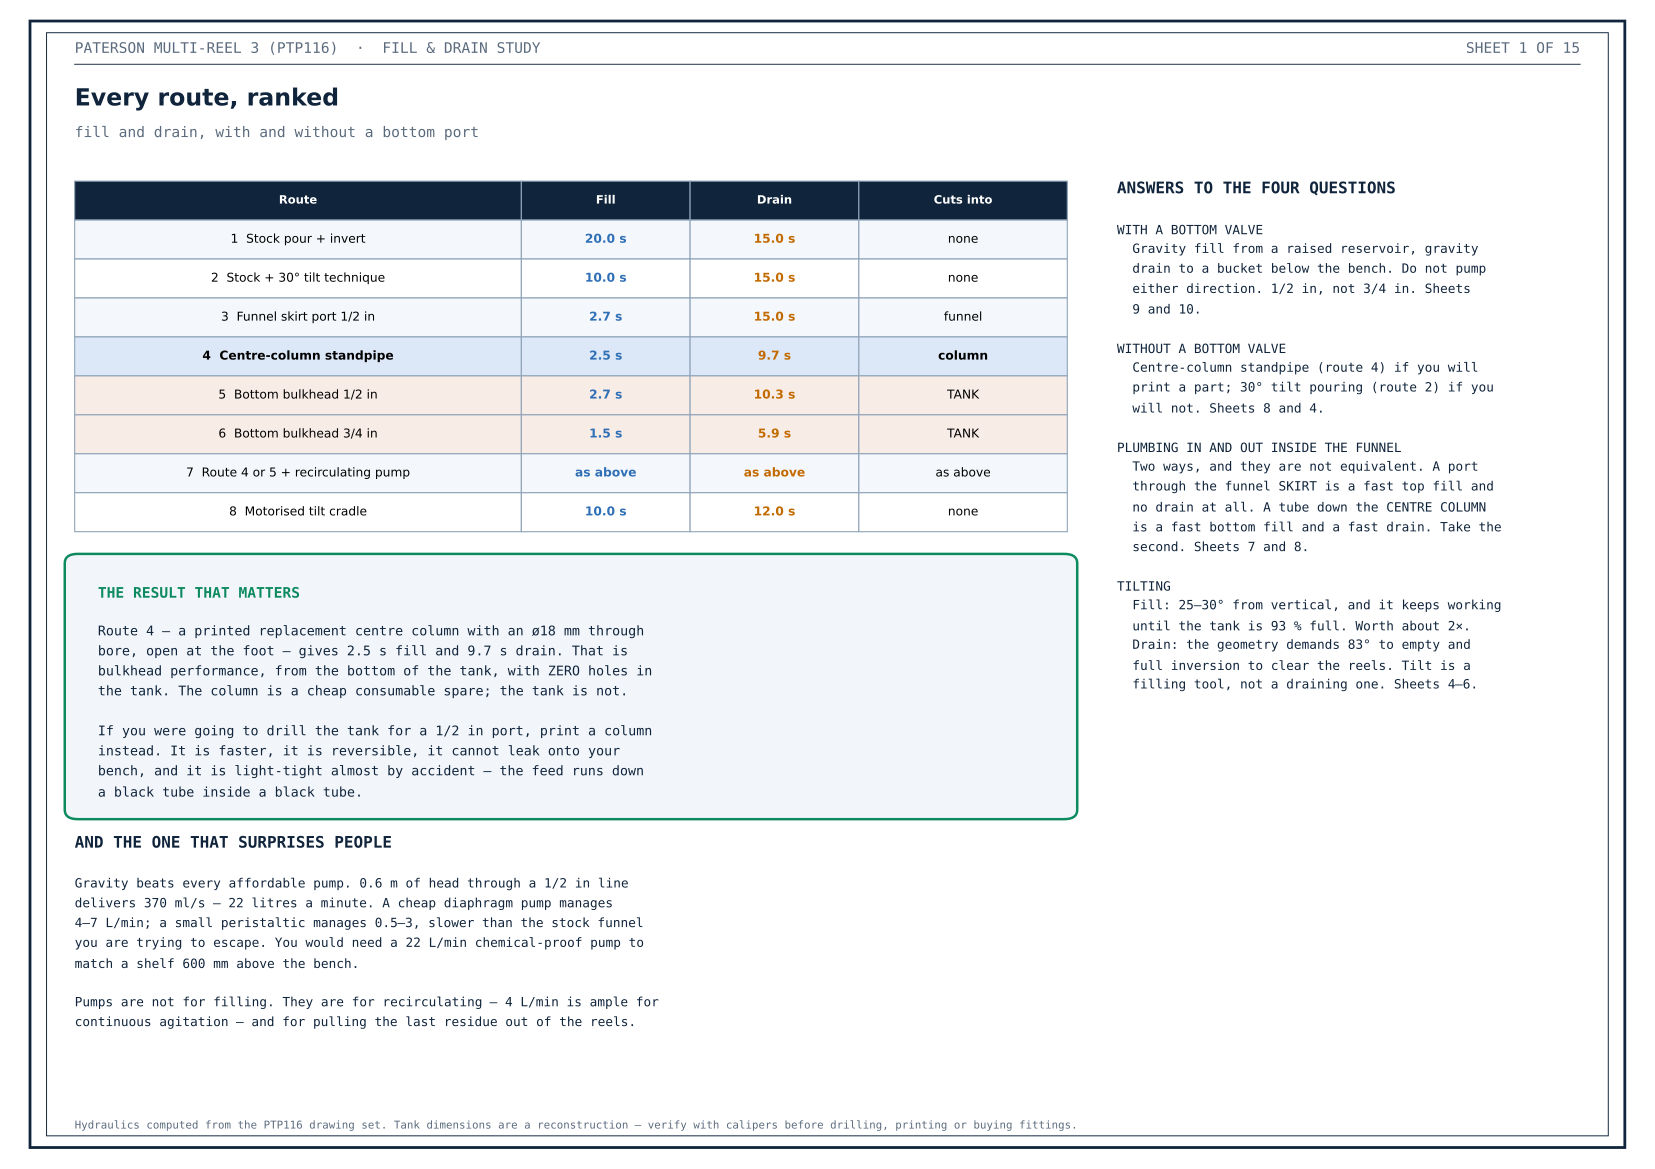

Python code for this plot:
"""
Paterson Super System 4 Multi-Reel 3 (PTP116)
Fill and drain study: every route, with and without a bottom port.

12-sheet A3 landscape PDF.
"""

import math
import matplotlib
matplotlib.use("Agg")
import matplotlib.pyplot as plt
from matplotlib.backends.backend_pdf import PdfPages
from matplotlib.patches import (Rectangle, Circle, Polygon, FancyBboxPatch,
                                Wedge, Arc)

INK, GREY, DIMC = "#10243b", "#5b6b7d", "#b3261e"
C1, C2, C3, C4 = "#2f6fb5", "#c26a00", "#8a4fbd", "#0e8a5f"   # validated 4-slot
HATCH, MONO, SURF = "#a8bcd2", "monospace", "#fcfcfb"

# ---------------------------------------------------------------------------
# Geometry (mm) and hydraulic model
# ---------------------------------------------------------------------------
G = 9.81
A_TANK = 65.5e-4          # m^2   free plan area of a loaded MR3
Z_FILL = 0.141            # m     working depth to the funnel underside
R_THROAT = 18.0           # mm    funnel throat radius - the spill lip
Z_MM = 141.0              # mm    working depth
H_RES = 0.60              # m     default reservoir surface above tank floor
CD_BULK = 0.55            # bulkhead + valve + 0.5 m hose
CD_PIPE = 0.45            # long tube inside the centre column


def q_grav(d_mm, H, cd=CD_BULK):
    a = math.pi * (d_mm / 1000.0) ** 2 / 4.0
    return cd * a * math.sqrt(2 * G * H)


def fill_time(d_mm, H=H_RES, z=Z_FILL, cd=CD_BULK):
    a = math.pi * (d_mm / 1000.0) ** 2 / 4.0
    return (A_TANK / (cd * a * math.sqrt(2 * G))) * 2.0 * (math.sqrt(H) - math.sqrt(H - z))


def drain_time(d_mm, z=Z_FILL, cd=CD_BULK):
    a = math.pi * (d_mm / 1000.0) ** 2 / 4.0
    return (A_TANK / (cd * a)) * math.sqrt(2 * z / G)


def tilt_to_spill(z_mean_mm):
    return math.degrees(math.atan((Z_MM - z_mean_mm) / R_THROAT))


def max_level_at_tilt(theta_deg):
    return Z_MM - R_THROAT * math.tan(math.radians(theta_deg))


ROUTES = [
    ("1  Stock pour + invert",          None, None,     20.0, 15.0, "none"),
    ("2  Stock + 30\u00b0 tilt technique",   None, None,     10.0, 15.0, "none"),
    ("3  Funnel skirt port 1/2 in",     15.8, CD_BULK,  None, 15.0, "funnel"),
    ("4  Centre-column standpipe",      18.0, CD_PIPE,  None, None, "column"),
    ("5  Bottom bulkhead 1/2 in",       15.8, CD_BULK,  None, None, "TANK"),
    ("6  Bottom bulkhead 3/4 in",       20.9, CD_BULK,  None, None, "TANK"),
]


def route_times(r):
    _, d, cd, f, dr, _ = r
    return (f if f is not None else fill_time(d, cd=cd),
            dr if dr is not None else drain_time(d, cd=cd))


# ---------------------------------------------------------------------------
# Sheet framework
# ---------------------------------------------------------------------------
NSHEET = 15


def new_sheet(n, title, subtitle):
    fig = plt.figure(figsize=(16.54, 11.69), dpi=150, facecolor="white")
    fig.patches.append(Rectangle((0.018, 0.018), 0.964, 0.964, transform=fig.transFigure,
                                 fill=False, ec=INK, lw=2.0, zorder=5))
    fig.patches.append(Rectangle((0.028, 0.028), 0.944, 0.944, transform=fig.transFigure,
                                 fill=False, ec=INK, lw=0.7, zorder=5))
    fig.text(0.045, 0.958, "PATERSON MULTI-REEL 3 (PTP116)  \u00b7  FILL & DRAIN STUDY",
             fontsize=10.5, color=GREY, family=MONO, va="center")
    fig.text(0.955, 0.958, f"SHEET {n} OF {NSHEET}", fontsize=10.5, color=GREY,
             family=MONO, va="center", ha="right")
    fig.lines.append(plt.Line2D([0.045, 0.955], [0.945, 0.945],
                                transform=fig.transFigure, color=INK, lw=0.7))
    fig.text(0.045, 0.915, title, fontsize=17, fontweight="bold", color=INK, va="center")
    fig.text(0.045, 0.886, subtitle, fontsize=10.5, color=GREY, family=MONO, va="center")
    fig.text(0.045, 0.032, "Hydraulics computed from the PTP116 drawing set. Tank "
                           "dimensions are a reconstruction \u2014 verify with calipers "
                           "before drilling, printing or buying fittings.",
             fontsize=7.8, color=GREY, family=MONO, va="bottom")
    return fig


def body(fig, x, y, text, fs=9.4, color=INK, weight="normal"):
    return fig.text(x, y, text, fontsize=fs, color=color, family=MONO,
                    va="top", linespacing=1.55, fontweight=weight)


def head(fig, x, y, text, fs=11.5, color=INK):
    return fig.text(x, y, text, fontsize=fs, fontweight="bold", color=color,
                    family=MONO, va="top")


def callout(fig, x, y, w, h, text, accent=C1, fs=9.6, title=None):
    fig.patches.append(FancyBboxPatch((x, y), w, h, transform=fig.transFigure,
                                      boxstyle="round,pad=0.006,rounding_size=0.008",
                                      fc="#f2f6fb", ec=accent, lw=1.8, zorder=4))
    ty = y + h - 0.022
    if title:
        fig.text(x + 0.014, ty, title, fontsize=10.5, fontweight="bold",
                 color=accent, family=MONO, va="top", zorder=6)
        ty -= 0.030
    fig.text(x + 0.014, ty, text, fontsize=fs, color=INK, family=MONO,
             va="top", linespacing=1.5, zorder=6)


def table(ax, cells, cols, bbox, highlight=None, colcolor=None, fs=8.8,
          rowcolor=None, colw=None):
    t = ax.table(cellText=cells, colLabels=cols, cellLoc="center", bbox=bbox)
    t.auto_set_font_size(False); t.set_fontsize(fs)
    for (r, c), cl in t.get_celld().items():
        cl.set_edgecolor("#8fa3b8"); cl.set_linewidth(0.8)
        if colw:
            cl.set_width(colw[c])
        if r == 0:
            cl.set_facecolor(INK)
            cl.set_text_props(color="white", fontweight="bold", fontsize=fs - 0.5)
        else:
            cl.set_facecolor("#f4f7fb" if r % 2 else "white")
            if rowcolor and r in rowcolor:
                cl.set_facecolor(rowcolor[r])
            if highlight is not None and r == highlight:
                cl.set_facecolor("#dce8f7"); cl.set_text_props(fontweight="bold")
            if colcolor and c in colcolor:
                cl.set_text_props(color=colcolor[c], fontweight="bold")
    return t


def tank_outline(ax, fill_to=None, reels=True, x0=0.0):
    ax.add_patch(Rectangle((x0 - 51, 0), 102, 199, fc="none", ec=INK, lw=1.5))
    ax.add_patch(Rectangle((x0 - 47.5, 7), 95, 192, fc="white", ec=INK, lw=0.9))
    if fill_to:
        ax.add_patch(Rectangle((x0 - 47.5, 7), 95, fill_to - 7, fc="#dce8f7", ec="none"))
    if reels:
        for i in range(3):
            ax.add_patch(Rectangle((x0 - 46, 7 + i * 44), 92, 42, fc="none",
                                   ec=C1, lw=0.8, ls="--"))
    ax.add_patch(Rectangle((x0 - 12.5, 7), 25, 185, fc="#eef3f9", ec=INK, lw=0.9))
    ax.add_patch(Polygon([(x0 - 47.5, 192), (x0 + 47.5, 192), (x0 + 18, 148),
                          (x0 - 18, 148)], closed=True, fc="#eef3f9", ec=INK, lw=1.2))
    ax.add_patch(Rectangle((x0 - 55, 192), 110, 8, fc="#cfdceb", ec=INK, lw=1.2))


out = "fill_and_drain_study.pdf"
pdf = PdfPages(out)

# ===========================================================================
# 1  SUMMARY
# ===========================================================================
fig = new_sheet(1, "Every route, ranked", "fill and drain, with and without a bottom port")

rows, rowcol = [], {}
for i, r in enumerate(ROUTES, start=1):
    f, d = route_times(r)
    rows.append([r[0], f"{f:.1f} s", f"{d:.1f} s", r[5]])
    if r[5] == "TANK":
        rowcol[i] = "#f8ece6"
rows.append(["7  Route 4 or 5 + recirculating pump", "as above", "as above", "as above"])
rows.append(["8  Motorised tilt cradle", "10.0 s", "12.0 s", "none"])

axt = fig.add_axes([0.045, 0.545, 0.60, 0.30]); axt.axis("off")
table(axt, rows, ["Route", "Fill", "Drain", "Cuts into"], [0, 0.0, 1.0, 1.0],
      highlight=4, colcolor={1: C1, 2: C2}, rowcolor=rowcol,
      colw=[0.45, 0.17, 0.17, 0.21])

callout(fig, 0.045, 0.305, 0.60, 0.215, accent=C4,
        title="THE RESULT THAT MATTERS",
        text="Route 4 \u2014 a printed replacement centre column with an \u00f818 mm through\n"
             "bore, open at the foot \u2014 gives 2.5 s fill and 9.7 s drain. That is\n"
             "bulkhead performance, from the bottom of the tank, with ZERO holes in\n"
             "the tank. The column is a cheap consumable spare; the tank is not.\n\n"
             "If you were going to drill the tank for a 1/2 in port, print a column\n"
             "instead. It is faster, it is reversible, it cannot leak onto your\n"
             "bench, and it is light-tight almost by accident \u2014 the feed runs down\n"
             "a black tube inside a black tube.")

head(fig, 0.045, 0.285, "AND THE ONE THAT SURPRISES PEOPLE")
body(fig, 0.045, 0.252,
     "Gravity beats every affordable pump. 0.6 m of head through a 1/2 in line\n"
     "delivers 370 ml/s \u2014 22 litres a minute. A cheap diaphragm pump manages\n"
     "4\u20137 L/min; a small peristaltic manages 0.5\u20133, slower than the stock funnel\n"
     "you are trying to escape. You would need a 22 L/min chemical-proof pump to\n"
     "match a shelf 600 mm above the bench.\n\n"
     "Pumps are not for filling. They are for recirculating \u2014 4 L/min is ample for\n"
     "continuous agitation \u2014 and for pulling the last residue out of the reels.",
     fs=9.2)

head(fig, 0.675, 0.845, "ANSWERS TO THE FOUR QUESTIONS")
body(fig, 0.675, 0.812,
     "WITH A BOTTOM VALVE\n"
     "  Gravity fill from a raised reservoir, gravity\n"
     "  drain to a bucket below the bench. Do not pump\n"
     "  either direction. 1/2 in, not 3/4 in. Sheets\n"
     "  9 and 10.\n\n"
     "WITHOUT A BOTTOM VALVE\n"
     "  Centre-column standpipe (route 4) if you will\n"
     "  print a part; 30\u00b0 tilt pouring (route 2) if you\n"
     "  will not. Sheets 8 and 4.\n\n"
     "PLUMBING IN AND OUT INSIDE THE FUNNEL\n"
     "  Two ways, and they are not equivalent. A port\n"
     "  through the funnel SKIRT is a fast top fill and\n"
     "  no drain at all. A tube down the CENTRE COLUMN\n"
     "  is a fast bottom fill and a fast drain. Take the\n"
     "  second. Sheets 7 and 8.\n\n"
     "TILTING\n"
     "  Fill: 25\u201330\u00b0 from vertical, and it keeps working\n"
     "  until the tank is 93 % full. Worth about 2\u00d7.\n"
     "  Drain: the geometry demands 83\u00b0 to empty and\n"
     "  full inversion to clear the reels. Tilt is a\n"
     "  filling tool, not a draining one. Sheets 4\u20136.",
     fs=9.2)
pdf.savefig(fig); plt.close(fig)

# ===========================================================================
# 2  BASELINE
# ===========================================================================
fig = new_sheet(2, "Baseline \u2014 why the standard tank is slow",
                "one opening, two fluids, opposite directions")
ax = fig.add_axes([0.045, 0.10, 0.36, 0.755]); ax.set_aspect("equal"); ax.axis("off")
tank_outline(ax, fill_to=141)
ax.annotate("", (-9, 150), (-26, 232), arrowprops=dict(arrowstyle="-|>", color=C1,
            lw=2.6, connectionstyle="arc3,rad=0.2"))
ax.text(-30, 240, "chemistry DOWN", color=C1, family=MONO, fontsize=9.2,
        ha="center", va="bottom", fontweight="bold")
ax.annotate("", (26, 232), (9, 150), arrowprops=dict(arrowstyle="-|>", color=C2,
            lw=2.6, connectionstyle="arc3,rad=0.2"))
ax.text(34, 240, "air UP", color=C2, family=MONO, fontsize=9.2,
        ha="center", va="bottom", fontweight="bold")
ax.plot([-18, 18], [148, 148], color=DIMC, lw=1.6)
ax.annotate("\u00d836 throat \u2014 shared by\nboth flows, so it behaves\nlike a \u00d810 orifice",
            (-14, 148), (-112, 118), color=DIMC, family=MONO, fontsize=8.6,
            va="center", arrowprops=dict(arrowstyle="->", color=DIMC, lw=1.0))
ax.text(0, 70, "1000 ml\n141 mm deep\n65.5 cm\u00b2 plan area", ha="center", va="center",
        family=MONO, fontsize=9, color=INK,
        bbox=dict(fc="white", ec="#8fa3b8", lw=0.7, alpha=0.9, pad=3))
ax.set_xlim(-115, 115); ax.set_ylim(-14, 275)

head(fig, 0.44, 0.845, "THE MEASUREMENT EVERYTHING IS ANCHORED TO")
body(fig, 0.44, 0.812,
     "A Multi-Reel 3 takes 15\u201325 s to accept 1000 ml through\n"
     "the funnel. Call it 20 s \u2192 50 ml/s. Back out the\n"
     "effective orifice:\n\n"
     "    head in the funnel      h  \u2248 0.05 m\n"
     "    ideal velocity      \u221a(2gh) = 0.99 m/s\n"
     "    with Cd 0.6             v  = 0.60 m/s\n"
     "    area needed         A = Q/v = 83 mm\u00b2\n"
     "    equivalent bore            \u00f810.3 mm\n\n"
     "A \u00d836 throat performing like a \u00d810 hole. The missing\n"
     "92 % of the area is occupied by air trying to get out.\n"
     "That is the entire problem, and every route in this\n"
     "document is a different way of giving the air its own\n"
     "way out.", fs=9.2)

head(fig, 0.44, 0.545, "COUNTER-CURRENT FLOODING — THE GOVERNING PHYSICS")
body(fig, 0.44, 0.512,
     "Liquid down and gas up in one vertical tube is a classic\n"
     "flooding problem. The Wallis criterion,\n\n"
     "      √j*_g  +  m · √j*_l   =   C\n"
     "      j*_k = j_k · √( ρ_k / (g D Δρ) )\n\n"
     "says the tube jams once the two superficial velocities\n"
     "together exceed a constant. Below the limit you get smooth\n"
     "stratified flow; above it, slug flow — the glugging you\n"
     "can hear. Two levers fall straight out of it:\n\n"
     "  • raise D           → a bigger path (routes 3–6)\n"
     "  • incline the tube  → gravity separates the phases\n"
     "                        instead of making them fight\n\n"
     "Everything in this document is one of those two.", fs=9.2)

callout(fig, 0.44, 0.062, 0.515, 0.20, accent=C2, fs=9.4,
        title="WHEN THIS ACTUALLY MATTERS",
        text="Development starts when the first film meets developer, so a\n"
             "20 s fill means the bottom reel develops 20 s longer than the\n"
             "top one.\n\n"
             "  at 9 min   20 s is 3.7 %   invisible\n"
             "  at 6 min   20 s is 5.6 %   borderline\n"
             "  at 3 min   20 s is 11 %    a visible density gradient\n\n"
             "Below about 4 minutes, no pouring technique is good enough.\n"
             "That threshold should decide whether you build any of this.")
pdf.savefig(fig); plt.close(fig)

# ===========================================================================
# 3  OPTIONS MAP
# ===========================================================================
fig = new_sheet(3, "The six physical routes",
                "where the liquid goes in, and where the air it displaces comes out")
ax = fig.add_axes([0.045, 0.345, 0.91, 0.515]); ax.set_aspect("equal"); ax.axis("off")

names = ["1  STOCK", "2  TILT 30\u00b0", "3  SKIRT PORT", "4  STANDPIPE",
         "5  BULKHEAD 1/2", "6  BULKHEAD 3/4"]
accents = [GREY, C3, C2, C4, C1, C1]
for i, (nm, acc) in enumerate(zip(names, accents)):
    x0 = i * 182.0
    tank_outline(ax, fill_to=141, x0=x0)
    ax.text(x0, -34, nm, ha="center", va="top", fontsize=9.2, family=MONO,
            fontweight="bold", color=acc)
    if i == 0:
        ax.annotate("", (x0 - 6, 152), (x0 - 20, 228),
                    arrowprops=dict(arrowstyle="-|>", color=C1, lw=2.2))
        ax.annotate("", (x0 + 22, 228), (x0 + 8, 152),
                    arrowprops=dict(arrowstyle="-|>", color=C2, lw=2.2))
        ax.text(x0, -50, "in and out fight\nover one hole", ha="center", va="top", fontsize=8,
                family=MONO, color=GREY)
    if i == 1:
        ax.annotate("", (x0 - 8, 152), (x0 - 32, 218),
                    arrowprops=dict(arrowstyle="-|>", color=C1, lw=2.2))
        ax.annotate("", (x0 + 26, 224), (x0 + 8, 152),
                    arrowprops=dict(arrowstyle="-|>", color=C2, lw=2.2))
        ax.add_patch(Arc((x0, 100), 156, 156, theta1=62, theta2=90, color=C3, lw=1.8))
        ax.text(x0 + 66, 190, "30\u00b0", fontsize=9, family=MONO, color=C3,
                fontweight="bold")
        ax.text(x0, -50, "gravity splits the\ntwo flows apart", ha="center", va="top", fontsize=8,
                family=MONO, color=GREY)
    if i == 2:
        ax.add_patch(Rectangle((x0 + 47, 168), 30, 12, fc=C2, ec=INK, lw=1.0))
        ax.annotate("", (x0 + 44, 174), (x0 + 106, 174),
                    arrowprops=dict(arrowstyle="-|>", color=C1, lw=2.4))
        ax.annotate("", (x0 + 4, 244), (x0 + 4, 154),
                    arrowprops=dict(arrowstyle="-|>", color=C2, lw=2.2))
        ax.text(x0, -50, "fast top fill,\nno drain", ha="center", va="top", fontsize=8,
                family=MONO, color=GREY)
    if i == 3:
        ax.add_patch(Rectangle((x0 - 7, 12), 14, 182, fc="#d8f0e4", ec=C4, lw=1.6))
        ax.annotate("", (x0, 20), (x0, 246), arrowprops=dict(arrowstyle="-|>",
                    color=C1, lw=2.4))
        ax.annotate("", (x0 + 34, 240), (x0 + 20, 152),
                    arrowprops=dict(arrowstyle="-|>", color=C2, lw=2.0))
        ax.text(x0, -50, "bottom fill AND\nbottom drain,\nno holes", ha="center", va="top",
                fontsize=8, family=MONO, color=C4, fontweight="bold")
    if i in (4, 5):
        w = 16 if i == 4 else 22
        ax.add_patch(Rectangle((x0 - w / 2, -32), w, 34, fc="#dce8f7", ec=C1, lw=1.6))
        ax.annotate("", (x0, 4), (x0, -28), arrowprops=dict(arrowstyle="-|>",
                    color=C1, lw=2.4))
        ax.annotate("", (x0 + 32, 240), (x0 + 18, 152),
                    arrowprops=dict(arrowstyle="-|>", color=C2, lw=2.0))
        ax.text(x0, -50, "drilled tank" + ("" if i == 4 else "\nloses a reel"),
                ha="center", va="top", fontsize=8, family=MONO,
                color=DIMC if i == 5 else GREY)
ax.set_xlim(-108, 5 * 182 + 108); ax.set_ylim(-92, 262)

head(fig, 0.045, 0.285, "READING THE MAP")
body(fig, 0.045, 0.252,
     "Blue arrows are chemistry, orange arrows are the air it displaces. A route is FAST exactly when the two arrows do not share a\n"
     "hole, and it is EVEN when the blue arrow enters at the bottom, so the liquid front rises through the reels pushing the air ahead\n"
     "of it. Routes 4, 5 and 6 do both. Route 3 separates the flows but still pours onto the top reel. Routes 1 and 2 do neither \u2014\n"
     "route 2 simply makes the shared hole behave better by tipping it.", fs=9.4)

callout(fig, 0.045, 0.062, 0.44, 0.112, accent=C4,
        title="ONLY TWO ROUTES DRAIN FROM THE BOTTOM",
        text="Route 4, and routes 5/6. Everything else drains by turning\n"
             "the tank upside down, because the reels leave only ~1.5 mm\n"
             "of radial clearance \u2014 no dip tube can run down the wall.")
callout(fig, 0.515, 0.062, 0.44, 0.112, accent=C2,
        title="ROUTE 3 IS A HALF-MEASURE",
        text="It buys the full fill speed and none of the drain speed or\n"
             "evenness. Worth it only if you refuse to touch the centre\n"
             "column. Sheet 7.")
pdf.savefig(fig); plt.close(fig)

# ===========================================================================
# 4  TILT FOR FILLING
# ===========================================================================
fig = new_sheet(4, "Tilting to fill \u2014 how far, and how far it gets you",
                "the throat floods from the inside only when the tank is nearly full")

ax = fig.add_axes([0.055, 0.335, 0.40, 0.49], facecolor=SURF)
th = [t * 0.5 for t in range(0, 121)]
ax.plot(th, [max_level_at_tilt(t) / Z_MM * 100 for t in th], color=C3, lw=2.2)
for t in (10, 20, 30, 40, 50, 60):
    y = max_level_at_tilt(t) / Z_MM * 100
    ax.plot([t], [y], "o", ms=8.5, color=C3, mec="white", mew=1.8, zorder=6)
    ax.annotate(f"{y:.0f} %", (t, y), (t, y + 3.0), ha="center", fontsize=8.8,
                color=INK, family=MONO)
ax.axvspan(25, 30, color="#ece4f6", zorder=0)
ax.text(27.5, 26, "useful\nband", ha="center", fontsize=9, color=C3, family=MONO,
        fontweight="bold")
ax.set_xlim(0, 60); ax.set_ylim(22, 106)
ax.set_xlabel("tilt from vertical   degrees", fontsize=10, color=INK)
ax.set_ylabel("fill level when the throat floods   %", fontsize=9.6, color=INK)
ax.set_title("Tilt stays usable almost to the top", fontsize=9.6, color=GREY,
             loc="left", pad=8)
ax.grid(True, color="#dfe6ee", lw=0.6); ax.set_axisbelow(True)
for sp in ("top", "right"):
    ax.spines[sp].set_visible(False)
for sp in ("left", "bottom"):
    ax.spines[sp].set_color("#8fa3b8")
ax.tick_params(colors=GREY, labelsize=9)

axd = fig.add_axes([0.055, 0.075, 0.40, 0.20]); axd.set_aspect("equal"); axd.axis("off")
for k, (t, lab) in enumerate(((0, "0\u00b0  glugs"), (30, "30\u00b0  smooth"),
                              (50, "50\u00b0  pools in cone"))):
    x0 = k * 134
    tr = matplotlib.transforms.Affine2D().rotate_deg(-t).translate(x0, 0) + axd.transData
    axd.add_patch(Rectangle((-24, 0), 48, 96, fc="#eef3f9", ec=INK, lw=1.3, transform=tr))
    axd.add_patch(Rectangle((-24, 0), 48, 64, fc="#dce8f7", ec="none", transform=tr))
    axd.add_patch(Polygon([(-24, 96), (24, 96), (9, 74), (-9, 74)], closed=True,
                          fc="#cfdceb", ec=INK, lw=1.1, transform=tr))
    axd.text(x0, -22, lab, ha="center", fontsize=9, family=MONO, color=INK)
axd.set_xlim(-78, 360); axd.set_ylim(-44, 118)

head(fig, 0.49, 0.845, "WHY TILTING WORKS")
body(fig, 0.49, 0.812,
     "Upright, the throat is one vertical pipe carrying liquid\n"
     "down and air up at the same time. The phases fight, the\n"
     "flow goes to slug flow, and it burps.\n\n"
     "Tilt it and gravity stratifies them: liquid runs down the\n"
     "low side of the throat, air escapes along the high side.\n"
     "You have made two channels out of one without touching the\n"
     "tank \u2014 in flooding terms, you have raised C.\n\n"
     "Effect in practice: roughly 20 s \u2192 10 s. About 2\u00d7, which\n"
     "matches the 1.5\u20132.5\u00d7 that inclining a counter-current\n"
     "tube is generally worth.", fs=9.2)

head(fig, 0.49, 0.585, "WHY 25–30° AND NOT MORE")
body(fig, 0.49, 0.552,
     "Two limits close in from opposite sides. BELOW ~20°\n"
     "stratification is incomplete and the flow still slugs\n"
     "intermittently. ABOVE ~35° chemistry pools in the funnel\n"
     "cone instead of draining through the throat, and the cone\n"
     "becomes the restriction instead.\n\n"
     "What does NOT stop you is flooding from the inside. With\n"
     "the tank tilted θ the liquid climbs the low wall and\n"
     "reaches the throat lip when\n\n"
     "     z_mean  +  r_throat · tanθ   >   141 mm\n\n"
     "At 30° that is 130.6 mm — 93 % full, so you can hold the\n"
     "tilt through almost the whole pour and only bring the\n"
     "tank upright for the last splash.", fs=9.2)

callout(fig, 0.49, 0.070, 0.465, 0.225, accent=C3, fs=9.4,
        title="THE TECHNIQUE, WRITTEN OUT",
        text="1  Start at 25–30°, throat low-side down, jug spout\n"
             "   20–30 mm clear of the opening — never sealing it.\n"
             "2  Pour steadily against the low wall of the cone.\n"
             "3  At about 90 % — you will feel it slow — bring the\n"
             "   tank upright and let the last 100 ml settle in.\n"
             "4  Cap, then start the timer at the HALFWAY point of\n"
             "   the pour, not the end. That halves the residual\n"
             "   error for nothing.\n\n"
             "Free, reversible, and it works on every tank in the range.")
pdf.savefig(fig); plt.close(fig)

# ===========================================================================
# 5  TILT FOR DRAINING
# ===========================================================================
fig = new_sheet(5, "Tilting to drain \u2014 the geometry says no",
                "you cannot pour this tank empty without very nearly inverting it")

ax = fig.add_axes([0.055, 0.30, 0.41, 0.525], facecolor=SURF)
vols = list(range(0, 101))
ax.plot(vols, [tilt_to_spill(Z_MM * v / 100.0) for v in vols], color=C2, lw=2.2)
for v in (100, 90, 75, 50, 25, 10, 0):
    a = tilt_to_spill(Z_MM * v / 100.0)
    ax.plot([v], [a], "o", ms=8.5, color=C2, mec="white", mew=1.8, zorder=6)
    lx, ly = (v - 6, a + 3.5) if v > 92 else (v + 2.5, a - 4.0)
    ax.annotate(f"{a:.0f}\u00b0", (v, a), (lx, ly), fontsize=8.8,
                color=INK, family=MONO)
ax.axhspan(75, 90, color="#f8ece6", zorder=0)
ax.text(52, 86, "practically on its side", fontsize=9, color=C2, family=MONO,
        ha="center", fontweight="bold")
ax.set_xlim(0, 102); ax.set_ylim(0, 92)
ax.set_xlabel("liquid remaining in the tank   %", fontsize=10, color=INK)
ax.set_ylabel("tilt from vertical needed to keep pouring   degrees",
              fontsize=9.4, color=INK)
ax.set_title("\u03b8 = arctan( (141 \u2212 z_mean) / 18 )", fontsize=9.6, color=GREY,
             loc="left", pad=8)
ax.grid(True, color="#dfe6ee", lw=0.6); ax.set_axisbelow(True)
for sp in ("top", "right"):
    ax.spines[sp].set_visible(False)
for sp in ("left", "bottom"):
    ax.spines[sp].set_color("#8fa3b8")
ax.tick_params(colors=GREY, labelsize=9)

head(fig, 0.50, 0.845, "THE DERIVATION")
body(fig, 0.50, 0.812,
     "Tilt the tank by θ. The free surface stays horizontal, so\n"
     "in the tank’s own frame it is a plane inclined at θ and\n"
     "the liquid climbs the low wall by r·tanθ. It can leave\n"
     "only over the throat lip, 141 mm up the axis and 18 mm\n"
     "out from it, so it pours once the surface covers that lip:\n\n"
     "     z_mean  +  18 · tanθ   >   141\n"
     "     θ  >  arctan( (141 − z_mean) / 18 )\n\n"
     "  full        z=141   θ =  0°   spills at once\n"
     "  90 % left   z=127   θ = 38°\n"
     "  75 % left   z=106   θ = 63°\n"
     "  50 % left   z= 71   θ = 76°\n"
     "  25 % left   z= 35   θ = 80°\n"
     "  bone dry    z=  0   θ = 83°\n\n"
     "The 18 mm throat radius is the villain. Even if the whole\n"
     "ø95 bore could discharge, the last drop would still need\n"
     "arctan(141/47.5) = 71°.", fs=9.2)

head(fig, 0.50, 0.505, "AND THE CURVE UNDERSTATES IT")
body(fig, 0.50, 0.472,
     "That model is an open cylinder. The real tank adds three\n"
     "things it does not capture:\n\n"
     "  • the funnel cone is in the way and traps a pocket on\n"
     "    the high side;\n"
     "  • surface tension holds 20–40 ml in the reel spirals at\n"
     "    any angle — only a shake clears it;\n"
     "  • air has to come back IN as liquid leaves, so the\n"
     "    counter-current fight from sheet 2 applies in reverse\n"
     "    and it glugs the whole way down.\n\n"
     "This is why Paterson’s own instruction is to invert. It is\n"
     "not laziness — it is the only angle that works.", fs=9.2)

callout(fig, 0.50, 0.062, 0.455, 0.185, accent=C2, fs=9.2,
        title="CONCLUSION ON TILT",
        text="Tilt is a FILLING tool. It roughly halves the fill time\n"
             "and costs nothing.\n\n"
             "It is not a draining tool. Anything short of 80° leaves a\n"
             "quarter of your chemistry in the tank, and a partial tilt\n"
             "that dribbles for 30 s is worse for evenness than a clean\n"
             "15 s inversion. For a fast drain you need a bottom path —\n"
             "route 4, 5 or 6.")
pdf.savefig(fig); plt.close(fig)

# ===========================================================================
# 6  AUTOMATIC TILT
# ===========================================================================
fig = new_sheet(6, "Doing the tilting automatically",
                "a three-position cradle \u2014 and why it is really an agitation machine")

ax = fig.add_axes([0.045, 0.32, 0.42, 0.51]); ax.set_aspect("equal"); ax.axis("off")
for k, (t, lab, col) in enumerate(((30, "FILL\n30\u00b0", C3),
                                   (0, "PROCESS\n0\u00b0 \u00b1 inversion", C1),
                                   (150, "DRAIN\n150\u00b0", C2))):
    x0 = k * 165
    tr = matplotlib.transforms.Affine2D().rotate_deg(-t).translate(x0, 40) + ax.transData
    ax.add_patch(Rectangle((-26, -48), 52, 100, fc="#eef3f9", ec=INK, lw=1.4,
                           transform=tr))
    ax.add_patch(Polygon([(-26, 52), (26, 52), (10, 30), (-10, 30)], closed=True,
                         fc="#cfdceb", ec=INK, lw=1.1, transform=tr))
    ax.plot([x0], [40], "o", ms=10, color=INK, zorder=8)
    ax.text(x0, -54, lab, ha="center", fontsize=9.2, family=MONO, fontweight="bold",
            color=col)
    ax.plot([x0 - 46, x0 + 46], [-30, -30], color=GREY, lw=2.2)
ax.text(165, -86, "pivot through the tank axis at its loaded centre of mass\n"
                  "\u2192 near-zero torque; a hobby servo is enough",
        ha="center", fontsize=8.6, family=MONO, color=GREY)
ax.set_xlim(-86, 420); ax.set_ylim(-100, 150)

head(fig, 0.50, 0.845, "SPECIFICATION")
body(fig, 0.50, 0.812,
     "PIVOT       through the tank axis at 100 mm up \u2014 the loaded\n"
     "            centre of mass. Balanced, so the motor only\n"
     "            fights friction.\n"
     "TORQUE      1.5 kg at 15 mm worst-case offset \u2248 0.22 N\u00b7m.\n"
     "            A 20 kg\u00b7cm hobby servo is four times that.\n"
     "STOPS       30\u00b0 fill \u00b7 0\u00b0 process \u00b7 150\u2013180\u00b0 drain.\n"
     "ROTATION    continuous 180\u00b0 for inversion agitation, one or\n"
     "            two inversions per 10 s with a dwell at each end.\n"
     "CRADLE      two printed saddles on \u00f8102, one M6 rod, a strap\n"
     "            over the lid. The lid MUST be strapped \u2014 an EVA\n"
     "            cap will let go at 180\u00b0 under load.\n"
     "CONTROL     three-position cam, or a servo with three preset\n"
     "            angles and a cheap microcontroller.", fs=9.2)

head(fig, 0.50, 0.575, "BE HONEST ABOUT WHAT IT BUYS")
body(fig, 0.50, 0.542,
     "FILLING     30\u00b0 held perfectly still is worth maybe a second\n"
     "            over doing it by hand. Not the reason to build it.\n\n"
     "DRAINING    A motorised 150\u00b0 dump genuinely beats hand\n"
     "            inversion \u2014 repeatable, and it frees both hands.\n"
     "            About 12 s, every time.\n\n"
     "AGITATION   This is the real prize. An identical inversion\n"
     "            pattern every run, every roll, forever. The\n"
     "            largest source of run-to-run variation in hand\n"
     "            processing is agitation, not fill time.\n\n"
     "TEMPERATURE The cradle can sit in a water bath. Add a\n"
     "            recirculating pump and you have built a Jobo.", fs=9.2)

callout(fig, 0.045, 0.080, 0.91, 0.19, accent=C3,
        title="HOW IT COMBINES WITH THE OTHER ROUTES",
        text="A tilt cradle and a bottom path are not alternatives \u2014 they solve different halves of the problem, and the best machine has both.\n\n"
             "  cradle alone            10 s fill \u00b7 12 s drain \u00b7 perfect agitation \u00b7 no plumbing and no holes\n"
             "  column standpipe alone  2.5 s fill \u00b7 9.7 s drain \u00b7 hand agitation \u00b7 one printed part\n"
             "  both                    2.5 s fill \u00b7 9.7 s drain \u00b7 perfect agitation \u2014 but the feed hose must release before the cradle inverts,\n"
             "                          which is exactly what the quick-disconnect on sheet 12 is for.\n\n"
             "If you build one thing, build the standpipe. If you build two, add the cradle \u2014 for the agitation, not for the tilting.")
pdf.savefig(fig); plt.close(fig)

# ===========================================================================
# 7  FUNNEL SKIRT PORT
# ===========================================================================
fig = new_sheet(7, "Plumbing through the funnel \u2014 the skirt port",
                "drill the cheap universal spare, not the tank")

ax = fig.add_axes([0.045, 0.315, 0.40, 0.51]); ax.set_aspect("equal"); ax.axis("off")
ax.add_patch(Rectangle((-55, 0), 110, 6, fc=HATCH, ec=INK, lw=1.4, hatch="////"))
for s in (-1, 1):
    ax.add_patch(Rectangle((s * 47 - (2.5 if s > 0 else 0), -12), 2.5, 12,
                           fc=HATCH, ec=INK, lw=1.3, hatch="////"))
    ax.add_patch(Polygon([(s * 47, -12), (s * 44.5, -12), (s * 17.5, -46),
                          (s * 20, -46)], closed=True, fc=HATCH, ec=INK, lw=1.3))
ax.add_patch(Rectangle((47, -10), 34, 9, fc=C2, ec=INK, lw=1.3))
ax.text(84, -5.5, "1/2 in barb\nthrough the skirt", fontsize=8.6, family=MONO,
        color=C2, va="center")
ax.annotate("", (44, -5.5), (110, -5.5), arrowprops=dict(arrowstyle="<|-", color=C1, lw=2.6))
ax.annotate("", (0, 54), (0, -40), arrowprops=dict(arrowstyle="<|-", color=C2, lw=2.4))
ax.text(5, 42, "throat becomes a\ndedicated VENT", fontsize=8.8, family=MONO, color=C2)
ax.add_patch(Rectangle((-44, -26), 88, 5, fc="#dce8f7", ec=C1, lw=1.2))
ax.annotate("diffuser ring spreads\nthe jet round the wall", (-30, -23.5),
            (-118, -44), fontsize=8.2, family=MONO, color=C1, va="center",
            arrowprops=dict(arrowstyle="->", color=C1, lw=0.9))
ax.plot([-62, 62], [-72, -72], color=C1, lw=1.6, ls=":")
ax.text(-62, -78, "liquid level 141 \u2014 the port discharges ABOVE it",
        fontsize=8.4, family=MONO, color=GREY, va="top")
ax.text(0, 68, "FUNNEL SECTION", ha="center", fontsize=9.6, family=MONO,
        fontweight="bold", color=INK)
ax.set_xlim(-124, 156); ax.set_ylim(-98, 84)

head(fig, 0.49, 0.845, "THE IDEA")
body(fig, 0.49, 0.812,
     "The funnel and lid are a universal spare \u2014 SPTP110, sold\n"
     "for about the price of a roll of film and fitting every\n"
     "tank in the range. So modify that instead of the tank.\n"
     "Buy two: one stock, one drilled. Swap back in thirty\n"
     "seconds; sell the tank on unmarked.\n\n"
     "Fit a 1/2 in barb through the SKIRT \u2014 the cylindrical part\n"
     "that seals into the \u00f895 bore \u2014 so it discharges below the\n"
     "light trap, straight into the tank. The throat above then\n"
     "carries nothing but air.\n\n"
     "That is the whole trick: you have not made the hole bigger,\n"
     "you have given the air its own hole.", fs=9.2)

head(fig, 0.49, 0.600, "WHAT IT DELIVERS")
body(fig, 0.49, 0.567,
     "  fill   2.7 s   identical to a 1/2 in bottom bulkhead\n"
     "  drain  15 s    unchanged, still by inversion\n"
     "  tank   untouched\n\n"
     "The fill figure is real: once the vent is separate, the\n"
     "port is the only restriction left, so it obeys the same\n"
     "gravity equation as any other 1/2 in line.", fs=9.2)

head(fig, 0.49, 0.450, "THE TWO CATCHES")
body(fig, 0.49, 0.417,
     "1  IT IS STILL A TOP FILL. Chemistry lands on the top reel\n"
     "   and works down. You get the speed but not the even\n"
     "   rising front a bottom feed gives, and a bare jet will\n"
     "   hammer the top film — hence the diffuser ring.\n"
     "2  IT DOES NOTHING FOR DRAINING. The reels leave only\n"
     "   about 1.5 mm of radial clearance against the bore, so\n"
     "   no dip tube can reach the floor down the wall.\n\n"
     "A hole in the skirt is a straight line to the film. Trap\n"
     "it exactly like a bulkhead: opaque hose, 300 mm, one 90°\n"
     "bend, and test it per sheet 12.", fs=9.2)

callout(fig, 0.045, 0.062, 0.40, 0.175, accent=C2, fs=9.2,
        title="VERDICT ON THE SKIRT PORT",
        text="Half the benefit for a quarter of the nerve. Take it if\n"
             "you will not modify the centre column and you only care\n"
             "about fill speed — for instance if your problem is a\n"
             "3-minute push and your drain already overlaps a rinse.\n\n"
             "Otherwise go straight to the standpipe on the next\n"
             "sheet. It costs the same effort and does both jobs.")
callout(fig, 0.49, 0.062, 0.465, 0.175, accent=C4, fs=9.2,
        title="A NOTE ON VENT SIZING",
        text="The vent must pass air at the same volumetric rate the\n"
             "liquid arrives — 370 ml/s at 0.6 m of head. Through the\n"
             "ø36 throat that is 0.36 m/s of air and a pressure drop\n"
             "well under 1 Pa. Air is a thousand times lighter than\n"
             "developer; venting is never the limit once it has a\n"
             "path of its own. Leave the throat stock.")
pdf.savefig(fig); plt.close(fig)

# ===========================================================================
# 8  COLUMN STANDPIPE
# ===========================================================================
fig = new_sheet(8, "The centre-column standpipe \u2014 best route overall",
                "bottom fill and bottom drain, and not one hole in the tank")

ax = fig.add_axes([0.045, 0.22, 0.29, 0.63]); ax.set_aspect("equal"); ax.axis("off")
tank_outline(ax, fill_to=141)
ax.add_patch(Rectangle((-9, 10), 18, 184, fc="#d8f0e4", ec=C4, lw=1.8))
ax.add_patch(Rectangle((-23, 7), 46, 5, fc="#cfdceb", ec=INK, lw=1.2))
for s in (-1, 1):
    ax.add_patch(Rectangle((s * 9, 9), s * 12, 4, fc=C4, ec=INK, lw=0.9))
ax.annotate("", (0, 16), (0, 252), arrowprops=dict(arrowstyle="<|-", color=C1, lw=2.8))
ax.annotate("", (36, 246), (22, 152), arrowprops=dict(arrowstyle="-|>", color=C2, lw=2.2))
ax.text(40, 252, "air out\nthe throat", fontsize=8.6, family=MONO, color=C2)
ax.text(-58, 252, "feed / drain\nhose", fontsize=8.6, family=MONO, color=C1, ha="center")
ax.annotate("radial slots at the foot\nfeed the whole floor", (18, 11), (56, 46),
            fontsize=8.4, family=MONO, color=C4,
            arrowprops=dict(arrowstyle="->", color=C4, lw=1.0), va="center")
ax.annotate("\u00d825 outside / \u00d818 bore\nwall 3.5", (9, 112), (54, 130),
            fontsize=8.4, family=MONO, color=C4,
            arrowprops=dict(arrowstyle="->", color=C4, lw=1.0), va="center")
ax.set_xlim(-128, 156); ax.set_ylim(-16, 282)

head(fig, 0.355, 0.845, "WHAT YOU BUILD")
body(fig, 0.355, 0.812,
     "One printed part: a replacement centre column whose\n"
     "external geometry matches SPTP116 exactly, so the reels\n"
     "and funnel cannot tell the difference — but with a Ø18 mm\n"
     "bore running its full length and four radial slots at the\n"
     "foot. The top takes a push-fit hose tail instead of, or as\n"
     "well as, the agitator-rod socket, and a hose drops down\n"
     "through the funnel throat and clips on.\n\n"
     "PETG rather than PLA. Four perimeters, no sparse infill in\n"
     "the wall, and soak-test it for a week before it ever sees\n"
     "film — a delaminated column is a light leak.", fs=9.2)

head(fig, 0.355, 0.605, "WHY IT BEATS DRILLING THE TANK")
rows2 = [
    ["fill, 0.6 m head",  "2.5 s",  "2.7 s",       "standpipe"],
    ["drain, free",       "9.7 s",  "10.3 s",      "standpipe"],
    ["holes in the tank", "none",   "one",         "standpipe"],
    ["reversible",        "yes",    "no",          "standpipe"],
    ["light risk",        "low",    "medium",      "standpipe"],
    ["keeps 3 reels",     "yes",    "yes",         "tie"],
    ["can still invert",  "unclip", "QD needed",   "standpipe"],
]
axr = fig.add_axes([0.355, 0.265, 0.29, 0.315]); axr.axis("off")
table(axr, rows2, ["", "Standpipe", "1/2 in bulkhead", "Winner"],
      [0, 0.0, 1.0, 1.0], fs=8.6, colcolor={3: C4})

head(fig, 0.675, 0.845, "THE HYDRAULICS")
body(fig, 0.675, 0.812,
     "A \u00d818 bore, but a long one \u2014 190 mm of column plus the hose\n"
     "above it \u2014 so the discharge coefficient falls from 0.55 to\n"
     "about 0.45 for pipe friction and two bends.\n\n"
     "    fill   t = 2.5 s   from 0.6 m of head\n"
     "    drain  t = 9.7 s   free discharge\n\n"
     "Even carrying that penalty it still edges a 1/2 in\n"
     "bulkhead, because 18 mm of bore beats 15.8 mm by more than\n"
     "the friction costs.\n\n"
     "Do not go bigger. The column is \u00d825 outside and the reels\n"
     "hang on it; a \u00d820 bore leaves a 2.5 mm wall that will flex\n"
     "when three loaded reels are pushed down it.", fs=9.2)

head(fig, 0.675, 0.552, "LIGHT-TIGHTNESS \u2014 WHY THIS IS THE SAFER OPTION")
body(fig, 0.675, 0.519,
     "The feed path is a black tube inside a black tube inside a\n"
     "light-trapped funnel. Light entering the throat must turn a\n"
     "corner at the hose, travel 190 mm down a matt bore, then\n"
     "turn 90\u00b0 again at the foot slots before it could reach any\n"
     "film \u2014 which is wound on reels facing outward, away from\n"
     "the column.\n\n"
     "Compare a bulkhead: a straight hole through the floor into\n"
     "the chamber the film is sitting in. Both can be made safe.\n"
     "Only one is safe by accident.", fs=9.2)

callout(fig, 0.355, 0.062, 0.29, 0.185, accent=C2, fs=9.2,
        title="THE ONE REAL RISK",
        text="A printed column is structural \u2014 the\nreels and funnel lock to it. If it\ncracks mid-process the tank is no\n"
             "longer light-tight. Print two, soak-\ntest both, and keep the stock column.")
callout(fig, 0.675, 0.062, 0.28, 0.185, accent=C4, fs=9.2,
        title="OPERATING IT",
        text="Fill: clip on, open the clamp, count\nto three, unclip, cap the column head,\nagitate as normal.\n\n"
             "Drain: clip on, drop the hose end\nbelow the bench, let it siphon. No\npump, no power.")
pdf.savefig(fig); plt.close(fig)

# ===========================================================================
# 9  BORE SIZING CHART
# ===========================================================================
fig = new_sheet(9, "Sizing any bottom path",
                "fill and drain time against bore, with every route marked")
ax = fig.add_axes([0.055, 0.115, 0.545, 0.705], facecolor=SURF)
ds = [8 + 0.2 * i for i in range(105)]
ax.plot(ds, [fill_time(d) for d in ds], color=C1, lw=2.0, label="Fill  (0.6 m head)")
ax.plot(ds, [drain_time(d) for d in ds], color=C2, lw=2.0, label="Drain (free discharge)")
ax.plot(ds, [fill_time(d, cd=CD_PIPE) for d in ds], color=C1, lw=1.3, ls=(0, (5, 3)),
        label="Fill,  Cd 0.45 (standpipe)")
ax.plot(ds, [drain_time(d, cd=CD_PIPE) for d in ds], color=C2, lw=1.3, ls=(0, (5, 3)),
        label="Drain, Cd 0.45 (standpipe)")

marks = [(12.5, '3/8"', GREY, CD_BULK), (15.8, '1/2 in port\nroutes 3 & 5', C1, CD_BULK),
         (18.0, 'standpipe\nroute 4', C4, CD_PIPE), (20.9, '3/4 in\nroute 6', C2, CD_BULK),
         (26.6, '1"', GREY, CD_BULK)]
for d, lab, col, cdm in marks:
    ft, dt = fill_time(d, cd=cdm), drain_time(d, cd=cdm)
    ax.plot([d], [ft], "o", ms=9, color=C1, mec="white", mew=1.8, zorder=6)
    ax.plot([d], [dt], "o", ms=9, color=C2, mec="white", mew=1.8, zorder=6)
    ax.annotate(f"{ft:.1f} s", (d, ft), (d, ft + 1.4 if ft < 3.4 else ft - 2.4),
                ha="center", fontsize=8.8, color=INK, family=MONO)
    ax.annotate(f"{dt:.1f} s", (d, dt), (d, dt + 1.3), ha="center", fontsize=8.8,
                color=INK, family=MONO)
    ax.axvline(d, color="#c9d4e0", lw=0.8, ls=":", zorder=1)
    ax.text(d, 26.2, lab, ha="center", va="bottom", fontsize=8.6, color=col,
            family=MONO, fontweight="bold")
ax.axhspan(15, 25, color="#e8eef5", zorder=0)
ax.text(28.6, 21.5, "stock funnel\n15\u201325 s", ha="right", va="center",
        fontsize=8.8, color=GREY, family=MONO)
ax.axvspan(17.2, 18.8, color="#dff2e8", zorder=0)
ax.set_xlim(8, 29); ax.set_ylim(0, 30)
ax.set_xlabel("bore   mm", fontsize=10, color=INK)
ax.set_ylabel("time   seconds", fontsize=10, color=INK)
ax.grid(True, color="#dfe6ee", lw=0.6); ax.set_axisbelow(True)
for sp in ("top", "right"):
    ax.spines[sp].set_visible(False)
for sp in ("left", "bottom"):
    ax.spines[sp].set_color("#8fa3b8")
ax.tick_params(colors=GREY, labelsize=9)
lg = ax.legend(loc="upper right", frameon=True, fontsize=8.6, framealpha=1.0)
lg.get_frame().set_edgecolor("#8fa3b8")
ax.set_title("1000 ml \u00b7 65.5 cm\u00b2 plan area \u00b7 Cd 0.55, and 0.45 for the standpipe",
             fontsize=9.6, color=GREY, loc="left", pad=8)

head(fig, 0.635, 0.845, "BOTH CURVES GO AS 1/d\u00b2")
body(fig, 0.635, 0.812,
     "  3/8 \u2192 1/2 in    fill 4.3 \u2192 2.7 s    saves 1.6 s\n"
     "  1/2 \u2192 3/4 in    fill 2.7 \u2192 1.5 s    saves 1.2 s\n"
     "  3/4 \u2192 1 in      fill 1.5 \u2192 0.9 s    saves 0.6 s\n\n"
     "On filling, 3/4 in buys about a second over 1/2 in \u2014 less\n"
     "than your reaction time on a timer. On draining it is\n"
     "worth more, 5.9 s against 10.3 s, but sheet 10 shows what\n"
     "that costs in reels.", fs=9.2)

head(fig, 0.635, 0.645, "SIZING FROM FIRST PRINCIPLES")
body(fig, 0.635, 0.612,
     "Target: fill in under 5 % of the development time.\n\n"
     "    9 min development   \u2192  27 s allowed\n"
     "    6 min               \u2192  18 s\n"
     "    3 min push          \u2192   9 s\n"
     "    90 s  E6 first dev  \u2192   4.5 s\n\n"
     "Everything from 3/8 in upward clears the 3-minute bar.\n"
     "Only 1/2 in and above clears the 90-second bar. Since the\n"
     "hydraulic choice is therefore nearly free, make it on\n"
     "mechanical grounds instead \u2014 which is sheet 10.", fs=9.2)

callout(fig, 0.635, 0.115, 0.32, 0.19, accent=C4,
        title="WHERE THE CURVES STOP HELPING",
        text="Below about 2 s the fill is no longer\nlimited by the bore at all. It is limited\nby how fast you can open a valve, and by\n"
             "the air still leaving through the funnel.\n\n"
             "Past \u00f820 you are engineering for a second\nyou cannot measure. Stop at the standpipe.")
pdf.savefig(fig); plt.close(fig)

# ===========================================================================
# 10  BOTTOM PORT GEOMETRY
# ===========================================================================
fig = new_sheet(10, "If you do drill it \u2014 will 3/4 in fit?",
                "the floor plan says yes, the headroom says only just")
ax = fig.add_axes([0.045, 0.38, 0.30, 0.46]); ax.set_aspect("equal"); ax.axis("off")
ax.add_patch(Circle((0, 0), 51, fc="#eef3f9", ec=INK, lw=1.6))
ax.add_patch(Circle((0, 0), 47.5, fc="white", ec=INK, lw=1.4))
ax.add_patch(Circle((0, 0), 23, fc="#cfdceb", ec=INK, lw=1.3, ls="--"))
ax.text(0, 0, "column\nfoot\n\u00f846", ha="center", va="center", fontsize=8,
        family=MONO, color=INK)
for r, col in ((23, C2), (18, C1)):
    ax.add_patch(Circle((0, 0), r, fc="none", ec=col, lw=2.0))
ax.add_patch(Circle((0, 0), 14, fc="#f6e6d2", ec=C2, lw=1.6))
ax.add_patch(Circle((0, 0), 10.5, fc="#dce8f7", ec=C1, lw=1.6))
ax.annotate("\u00d828 hole (3/4 in)", (10, 10), (58, 40), fontsize=8.6, family=MONO,
            color=C2, arrowprops=dict(arrowstyle="->", color=C2, lw=1.0))
ax.annotate("\u00d846 flange (3/4 in) \u2014\nexactly the size of the\ncolumn foot it replaces",
            (-16.3, -16.3), (-101, -14), fontsize=8.4, family=MONO, color=C2,
            arrowprops=dict(arrowstyle="->", color=C2, lw=1.0), va="center")
ax.annotate("\u00d821 hole (1/2 in)", (-7.4, -7.4), (-96, -46), fontsize=8.4,
            family=MONO, color=C1,
            arrowprops=dict(arrowstyle="->", color=C1, lw=1.0), va="center")
ax.annotate("\u00d895 bore", (-33.6, 33.6), (-96, 56), fontsize=8.6, family=MONO,
            color=INK, arrowprops=dict(arrowstyle="->", color=INK, lw=1.0))
ax.text(0, -70, "FLOOR PLAN \u2014 CENTRE MOUNTED", ha="center", fontsize=9.6,
        family=MONO, fontweight="bold", color=INK)
ax.set_xlim(-104, 104); ax.set_ylim(-80, 74)

ax2 = fig.add_axes([0.375, 0.38, 0.23, 0.46]); ax2.set_aspect("equal"); ax2.axis("off")
ax2.add_patch(Rectangle((-47.5, 0), 95, 141, fc="white", ec=INK, lw=1.4))
ax2.add_patch(Rectangle((-47.5, 132), 95, 9, fc="#f6e6d2", ec="none"))
for i in range(3):
    ax2.add_patch(Rectangle((-46, i * 44), 92, 42, fc="#dce8f7", ec=C1, lw=1.0))
    ax2.text(0, i * 44 + 21, f"reel {i+1}  44", ha="center", va="center",
             fontsize=8.4, family=MONO, color=INK)
ax2.annotate("", (60, 132), (60, 141), arrowprops=dict(arrowstyle="<->", color=DIMC, lw=1.4))
ax2.text(68, 151, "9 mm \u2014 ALL THE SPARE\nHEIGHT THERE IS", fontsize=9,
         family=MONO, color=DIMC, va="center", fontweight="bold")
ax2.annotate("", (-60, 0), (-60, 141), arrowprops=dict(arrowstyle="<->", color=DIMC, lw=1.4))
ax2.text(-64, 70, "141 usable depth", rotation=90, ha="center", va="center",
         fontsize=8.8, family=MONO, color=DIMC)
ax2.text(0, -16, "HEIGHT STACK-UP", ha="center", fontsize=9.6, family=MONO,
         fontweight="bold", color=INK)
ax2.set_xlim(-78, 150); ax2.set_ylim(-24, 168)

head(fig, 0.635, 0.845, "1  THE FLOOR PLAN \u2014 PASSES, BUT ONLY AT THE CENTRE")
body(fig, 0.635, 0.812,
     "Off-centre is impossible at any size. To clear the \u00f846\n"
     "column foot the port centre must sit at r \u2265 38 mm; to keep\n"
     "its flange inside the \u00f895 bore it must sit at r \u2264 32.5 mm.\n"
     "No overlap, even for 3/8 in.\n\n"
     "Centre mounted, a 3/4 in flange (\u00f846) sits inside the bore\n"
     "with 24 mm clearance all round. So the floor is not the\n"
     "constraint \u2014 but centring means the column foot has to go\n"
     "whatever bore you pick, which is most of the work of\n"
     "building a standpipe anyway.", fs=9.2)

head(fig, 0.635, 0.635, "2  THE HEADROOM \u2014 THIS IS WHAT DECIDES IT")
body(fig, 0.635, 0.602,
     "    usable depth to the funnel      141 mm\n"
     "    three reels at 44 mm pitch      132 mm\n"
     "    \u2014\u2014\u2014\u2014\u2014\u2014\u2014\u2014\u2014\u2014\u2014\u2014\u2014\u2014\u2014\u2014\u2014\u2014\u2014\u2014\u2014\u2014\u2014\u2014\u2014\u2014\u2014\u2014\u2014\u2014\u2014\u2014\u2014\u2014\n"
     "    budget for everything inside      9 mm\n\n"
     "    1/2 in low-profile nut    6 mm, legs straddle it\n"
     "    3/4 in low-profile nut    9\u201310 mm, they cannot\n\n"
     "Exceed 9 mm and the top reel fouls the funnel: the lid\n"
     "will not lock, and a 3-reel tank has quietly become a\n"
     "2-reel tank.", fs=9.2)

callout(fig, 0.045, 0.085, 0.91, 0.205, accent=C2,
        title="VERDICT ON DRILLING",
        text="3/4 in is not too wide for the floor \u2014 it is too tall for the ceiling. Fitted dead centre it works, fills in 1.5 s, drains in 5.9 s,\n"
             "and will almost certainly cost you the third reel. If you routinely run two rolls, that is a fair trade.\n\n"
             "If you want three rolls and you are set on drilling, fit 1/2 in: 2.7 s and 10.3 s, full capacity.\n\n"
             "But note what sheet 8 showed. Both sizes require replacing the column foot, which is the same work as printing a standpipe \u2014 and the\n"
             "standpipe then gives 2.5 s and 9.7 s with no hole at all. The only remaining reason to drill is if you specifically want 3/4 in drain\n"
             "speed and will trade a reel for four seconds.")
pdf.savefig(fig); plt.close(fig)

# ===========================================================================
# 11  PUMP VS GRAVITY
# ===========================================================================
fig = new_sheet(11, "Pump or gravity?",
                "gravity wins on speed; the pump wins at everything it is actually for")
ax = fig.add_axes([0.055, 0.455, 0.52, 0.375], facecolor=SURF)
YMAX = 46.0
for nm, lo, hi, lx, ly in (("small peristaltic  0.5\u20133 L/min", 0.5, 3, 0.85, 1.75),
                           ("12 V diaphragm  4\u20137 L/min", 4, 7, 0.85, 5.5),
                           ("12 V centrifugal  10\u201330 L/min", 10, 30, 0.135, 26.5)):
    ax.axhspan(lo, hi, color=C4, alpha=0.13, zorder=0)
    ax.text(lx, ly, nm, fontsize=8.3, family=MONO, color=INK, va="center",
            bbox=dict(fc="white", ec=C4, lw=0.7, alpha=0.92, pad=2.2), zorder=7)

Hs = [0.05 + 0.005 * i for i in range(331)]
for d, col, lab in ((12.5, C3, "3/8 in line"), (15.8, C1, "1/2 in line"),
                    (20.9, C2, "3/4 in line")):
    ax.plot(Hs, [q_grav(d, H) * 60000 for H in Hs], color=col, lw=2.0, label=lab)
    xs = [H for H in Hs if q_grav(d, H) * 60000 < YMAX - 3.5]
    xa = xs[-1] if xs else 1.5
    ax.annotate(lab, (xa, q_grav(d, xa) * 60000), (xa - 0.02, q_grav(d, xa) * 60000 + 2.6),
                fontsize=9, color=col, family=MONO, ha="right", fontweight="bold")
ax.axhline(4, color=GREY, lw=1.0, ls="--", zorder=1)
lg = ax.legend(loc="lower right", frameon=True, fontsize=9, framealpha=1.0)
lg.get_frame().set_edgecolor("#8fa3b8")
ax.set_xlim(0.05, 1.70); ax.set_ylim(0, YMAX)
ax.set_xlabel("reservoir surface above the tank floor   m", fontsize=10, color=INK)
ax.set_ylabel("delivery   litres / minute", fontsize=10, color=INK)
ax.set_title("Gravity delivery against what pumps in this price class really do",
             fontsize=9.6, color=GREY, loc="left", pad=8)
ax.grid(True, color="#dfe6ee", lw=0.6); ax.set_axisbelow(True)
for sp in ("top", "right"):
    ax.spines[sp].set_visible(False)
for sp in ("left", "bottom"):
    ax.spines[sp].set_color("#8fa3b8")
ax.tick_params(colors=GREY, labelsize=9)

head(fig, 0.61, 0.845, "THE HEADLINE")
body(fig, 0.61, 0.812,
     "A shelf 600 mm above the bench feeding a 1/2 in line\n"
     "delivers 370 ml/s — 22 litres a minute.\n\n"
     "To match that you need a 22 L/min pump that is also\n"
     "fixer-proof. A cheap diaphragm pump gives 4–7; a small\n"
     "peristaltic gives 0.5–3, slower than the stock funnel.\n\n"
     "Even 200 mm of head beats every pump here bar a large\n"
     "centrifugal — which is rated at zero head anyway.", fs=9.2)

head(fig, 0.61, 0.645, "SO USE GRAVITY FOR FILL AND DRAIN")
body(fig, 0.61, 0.612,
     "  fill    reservoir on a shelf 0.4–0.8 m up, gate clamp\n"
     "          or ball valve at the tank. No power, no priming,\n"
     "          nothing extra to flush.\n"
     "  drain   tank on the bench, waste on the floor. 0.3 m of\n"
     "          drop is plenty.\n\n"
     "Volume is set by measuring into the reservoir, not by\n"
     "timing a pump — one less thing to get wrong.", fs=9.2)

head(fig, 0.61, 0.472, "AND USE A PUMP FOR WHAT IT IS GOOD AT")
body(fig, 0.61, 0.439,
     "RECIRCULATION  one turnover per 15 s is only 4 L/min, and\n"
     "   it gives continuous, perfectly repeatable agitation\n"
     "   with no inversion at all. The real reason to own one.\n"
     "LAST RESIDUE   gravity leaves 20–40 ml in the spirals; a\n"
     "   peristaltic pulls it out, gravity will not.\n"
     "NO SHELF       accept 8–15 s instead of 2.5 s.\n"
     "TEMPERING      circulate through a coil in a water bath.", fs=9.2)

callout(fig, 0.045, 0.042, 0.53, 0.268, accent=C4, fs=9.0,
        title="CHOOSING A PUMP, IF YOU BUY ONE",
        text="PERISTALTIC   Only the tube touches chemistry, so compatibility is a\n"
             "   tubing question and nothing else. Self-priming, safe to run dry,\n"
             "   reverses for fill and drain with one unit, meters volume by\n"
             "   revolution count. Slow. Norprene or platinum-cure silicone.\n"
             "DIAPHRAGM     The practical middle. Demand a Santoprene or EPDM\n"
             "   diaphragm and a polypropylene head. Self-priming, dry-run safe,\n"
             "   4–7 L/min, and cheap.\n"
             "CENTRIFUGAL   Fast and cheap, but not self-priming and destroyed by\n"
             "   running dry. Only worth it if it stays flooded.\n"
             "NEVER         Brass, bronze or aluminium wetted parts — fixer attacks\n"
             "   them and dissolved copper fogs film. Gear pumps. Anything you\n"
             "   cannot flush completely between developer and fixer.")
callout(fig, 0.61, 0.042, 0.345, 0.268, accent=C2, fs=9.0,
        title="CARRY-OVER — THE HIDDEN COST",
        text="Every metre of hose and every pump head\n"
             "holds chemistry the next step inherits. A\n"
             "1/2 in line 0.5 m long holds 98 ml — a\n"
             "tenth of your tank volume. Fixer carried\n"
             "into developer is the one that ruins film.\n\n"
             "  • one dedicated line per chemical, or\n"
             "  • a water flush between every step, or\n"
             "  • quick-disconnects and one hose set\n"
             "    per chemical.\n\n"
             "Gravity has the same problem and the same\n"
             "answers, with one fewer wetted part to flush.")

pdf.savefig(fig); plt.close(fig)

# ===========================================================================
# 12  DECISION + BUILD
# ===========================================================================
fig = new_sheet(12, "Decide, then build",
                "the matrix, the stack-up, and the test you must not skip")

axm = fig.add_axes([0.045, 0.505, 0.55, 0.34]); axm.axis("off")
mrows = [
    ["Shortest development \u2265 6 min", "2  tilt technique",   "free", "10 / 15"],
    ["\u2265 4 min, no tools",             "2  tilt technique",   "free", "10 / 15"],
    ["< 4 min, will print a part",  "4  column standpipe", "low",  "2.5 / 9.7"],
    ["< 4 min, will not print",     "3  funnel skirt port", "low", "2.7 / 15"],
    ["Want the fastest drain",      "6  3/4 in bulkhead",  "med",  "1.5 / 5.9"],
    ["Want repeatability",          "8  tilt cradle + 4",  "med",  "2.5 / 9.7"],
    ["Want it hands-off",           "7  recirc pump + 4",  "high", "2.5 / 9.7"],
]
table(axm, mrows, ["If this is you", "Build this", "Cost", "Fill / drain  s"],
      [0, 0.0, 1.0, 1.0], highlight=3, colcolor={3: C1},
      colw=[0.36, 0.28, 0.12, 0.24])

ax = fig.add_axes([0.600, 0.425, 0.185, 0.42]); ax.set_aspect("equal"); ax.axis("off")
ax.add_patch(Rectangle((-70, 0), 140, 7, fc=HATCH, ec=INK, lw=1.5, hatch="////"))
ax.text(-74, 3.5, "floor 7", ha="right", va="center", fontsize=8.2, family=MONO, color=INK)
ax.add_patch(Rectangle((-30, 7), 60, 2.5, fc="#6f8aa6", ec=INK, lw=1.0))
ax.add_patch(Rectangle((-30, -2.5), 60, 2.5, fc="#6f8aa6", ec=INK, lw=1.0))
ax.add_patch(Rectangle((-23, 9.5), 46, 6, fc="#cfdceb", ec=INK, lw=1.4))
ax.add_patch(Rectangle((-10.5, -26), 21, 41.5, fc="white", ec=INK, lw=1.4))
for s in (-1, 1):
    ax.add_patch(Rectangle((s * 10.5, -26), s * 4, 41.5, fc="#cfdceb", ec=INK, lw=1.4))
ax.add_patch(Rectangle((-21, -26), 42, 8, fc="#cfdceb", ec=INK, lw=1.4))
ax.add_patch(Rectangle((-16, -50), 32, 24, fc="#8fa8c4", ec=INK, lw=1.4))
ax.text(0, -38, "valve", ha="center", va="center", fontsize=7.6, family=MONO,
        color="white", fontweight="bold")
ax.add_patch(Rectangle((-11, -66), 22, 16, fc="#4a5a6a", ec=INK, lw=1.3))
ax.text(15, -58, "opaque hose\n300 mm,\none 90\u00b0 bend", fontsize=8, family=MONO,
        color=INK, va="center")
ax.add_patch(Polygon([(-26, 15.5), (26, 15.5), (20, 24), (-20, 24)], closed=True,
                     fc="#dce8f7", ec=C1, lw=1.5))
ax.text(0, 20, "diffuser", ha="center", va="center", fontsize=7.4, family=MONO, color=C1)
for s in (-1, 1):
    ax.add_patch(Rectangle((s * 20, 24), s * 6, 8, fc="#cfdceb", ec=INK, lw=1.2))
ax.add_patch(Rectangle((-23, 32), 46, 4, fc="#cfdceb", ec=INK, lw=1.3))
ax.add_patch(Rectangle((-12.5, 36), 25, 26, fc="#eef3f9", ec=INK, lw=1.3))
ax.text(28, 34, "standoff +\ncolumn spigot", fontsize=8, family=MONO, color=INK,
        va="center")
ax.annotate("", (-58, 7), (-58, 36), arrowprops=dict(arrowstyle="<->", color=DIMC, lw=1.4))
ax.text(-62, 21, "\u2264 9", rotation=90, ha="center", va="center", fontsize=8.6,
        family=MONO, color=DIMC, fontweight="bold")
ax.text(0, -84, "BULKHEAD STACK-UP", ha="center", fontsize=9, family=MONO,
        fontweight="bold", color=INK)
ax.set_xlim(-110, 122); ax.set_ylim(-96, 76)

head(fig, 0.790, 0.845, "MATERIALS")
body(fig, 0.790, 0.812,
     "USE    PP or PVDF bulkheads\n"
     "       EPDM or silicone gaskets\n"
     "       316 stainless if metal\n"
     "       black EPDM or silicone hose\n"
     "       PETG for printed parts\n\n"
     "NEVER  brass or bronze — fixer eats\n"
     "       it, copper fogs film\n"
     "       aluminium — developer eats it\n"
     "       natural rubber — swells\n"
     "       clear hose of any colour\n\n"
     "DO NOT CUT A THREAD IN THE TANK.\n"
     "7 mm of polystyrene splits on a\n"
     "tapered NPT thread — if not on\n"
     "assembly then on the third thermal\n"
     "cycle. Through-hole, gasket both\n"
     "sides, nut takes the load.", fs=8.8)

head(fig, 0.045, 0.455, "DRILLING HIPS")
body(fig, 0.045, 0.422,
     "1  Back the floor with a clamped scrap block.\n"
     "2  Step drill, never a hole saw — it grabs and splits.\n"
     "3  Low speed, no pressure.\n"
     "4  Chamfer both faces 0.5 mm to kill crack initiation.\n"
     "5  Nut hand tight plus a quarter turn; HIPS creeps.", fs=9.0)

head(fig, 0.045, 0.330, "COMMISSIONING, IN ORDER")
body(fig, 0.045, 0.297,
     "1  Water only. Check for leaks at temperature, twice.\n"
     "2  Time a 1000 ml fill and a full drain; those numbers\n"
     "   are now part of your process.\n"
     "3  Light-trap test, right. Then one roll of cheap film.", fs=9.0)

head(fig, 0.375, 0.455, "LIGHT-TRAP TEST — THE ONE YOU MUST NOT SKIP")
body(fig, 0.375, 0.422,
     "Any new opening is a light leak until proven otherwise.\n"
     "Light travels in straight lines, so 300 mm of opaque hose\n"
     "with one 90° bend defeats it; a closed valve defeats it\n"
     "absolutely.\n\n"
     "1  Load a strip of the fastest film you use.\n"
     "2  Assemble fully, port open, hose connected.\n"
     "3  Stand it in the brightest light you have for ten times\n"
     "   your longest process time.\n"
     "4  Develop it beside an unexposed control from that roll.\n"
     "5  Any density difference at all — the trap has failed.\n"
     "   Lengthen the hose or add a bend. Do not rationalise it.", fs=9.0)

callout(fig, 0.045, 0.058, 0.91, 0.163, accent=C1, fs=9.0,
        title="THE TRADE-OFF TO SETTLE BEFORE YOU BUILD ANYTHING",
        text="A hose attached to the tank cannot be inverted, and inversion is the agitation method the tank was designed around. Three ways out:\n\n"
             "  Rotary only       Use the agitator rod. Simplest, slightly more prone to edge effects. Re-test your times.\n"
             "  Quick-disconnect  Self-sealing QD at the port. Fill, disconnect, invert exactly as now, reconnect to drain. Keeps every existing time.\n"
             "  Recirculation     Pump continuously through the loop. Most even and most repeatable, and the largest build.\n\n"
             "The quick-disconnect is the right first build whichever route you pick: reversible, preserves your development times, costs one fitting.")
pdf.savefig(fig); plt.close(fig)







# ===========================================================================
# 13  FLUID ARCHITECTURE
# ===========================================================================
def valve(ax, x, y, s=2.4, col=INK, fc="white"):
    ax.add_patch(Polygon([(x - s, y - s), (x - s, y + s), (x, y)], closed=True,
                         fc=fc, ec=col, lw=1.3, zorder=6))
    ax.add_patch(Polygon([(x + s, y - s), (x + s, y + s), (x, y)], closed=True,
                         fc=fc, ec=col, lw=1.3, zorder=6))


def checkv(ax, x, y, s=2.0, col=C4):
    ax.add_patch(Polygon([(x - s, y + s), (x + s, y + s), (x, y - s)], closed=True,
                         fc="white", ec=col, lw=1.3, zorder=6))
    ax.plot([x - s, x + s], [y - s, y - s], color=col, lw=1.6, zorder=6)


def vessel(ax, x, y, w, h, title, sub, col):
    ax.add_patch(FancyBboxPatch((x, y), w, h, boxstyle="round,pad=0.4,rounding_size=1.0",
                                fc="#f4f7fb", ec=col, lw=1.6, zorder=5))
    ax.text(x + w / 2, y + h * 0.64, title, ha="center", va="center", fontsize=8.6,
            family=MONO, fontweight="bold", color=col, zorder=7)
    ax.text(x + w / 2, y + h * 0.26, sub, ha="center", va="center", fontsize=7.6,
            family=MONO, color=GREY, zorder=7)


fig = new_sheet(13, "Fluid architecture",
                "four sources, one tank, three destinations — and nothing shared that matters")
ax = fig.add_axes([0.045, 0.44, 0.91, 0.41]); ax.axis("off")

SRC = [("WASH WATER", "discard · 3–5 L", C1),
       ("DEVELOPER", "one-shot · 1 L", C3),
       ("STOP", "reuse or discard", C2),
       ("FIXER", "reusable · 1 L", C4)]
for i, (t, s_, c) in enumerate(SRC):
    x = 2 + i * 26
    vessel(ax, x, 76, 22, 9, t, s_, c)
    cx = x + 11
    ax.plot([cx, cx], [76, 64], color=INK, lw=1.4, zorder=4)
    checkv(ax, cx, 71.5)
    valve(ax, cx, 67.0)
    ax.plot([cx, 58], [64, 58], color=INK, lw=1.4, zorder=4)

ax.plot([58, 58], [58, 53], color=INK, lw=2.6, zorder=4)
ax.annotate("", (58, 51), (58, 54), arrowprops=dict(arrowstyle="-|>", color=C1, lw=2.4))
ax.text(61, 55, "RISER  ~16 mL", fontsize=8.4, family=MONO, color=C1, va="center")

ax.add_patch(Rectangle((46, 22), 24, 30, fc="white", ec=INK, lw=1.8, zorder=3))
ax.add_patch(Rectangle((46, 22), 24, 19, fc="#dce8f7", ec="none", zorder=2))
ax.add_patch(Polygon([(46, 52), (70, 52), (61, 45), (55, 45)], closed=True,
                     fc="#eef3f9", ec=INK, lw=1.3, zorder=4))
for r in range(3):
    ax.add_patch(Rectangle((47.5, 23 + r * 6.0), 21, 5.4, fc="none", ec=C1,
                           lw=0.7, ls="--", zorder=4))
ax.add_patch(Rectangle((56.6, 23), 2.8, 28, fc="#d8f0e4", ec=C4, lw=1.5, zorder=5))
ax.text(48.5, 43.5, "MR3", fontsize=8, family=MONO, color=GREY, zorder=6)
ax.text(44, 47, "COLUMN — fill path only,\nnever sees used chemistry", fontsize=8.4,
        family=MONO, color=C4, ha="right", va="center")

ax.plot([58, 58], [22, 12], color=INK, lw=2.6, zorder=4)
valve(ax, 58, 17, col=C2)
ax.text(61, 17, "TRUNK  ~29 mL\nstraight down, no traps", fontsize=8.4, family=MONO,
        color=C2, va="center")
ax.plot([58], [12], "o", ms=7, color=INK, zorder=6)

DEST = [("DRAIN", "water + spent developer", C1, 2),
        ("FIXER BOTTLE", "reclaim · back to source", C4, 44),
        ("HAZARDOUS JUG", "silver-bearing, exhausted", C2, 86)]
for t, s_, c, x in DEST:
    vessel(ax, x, 0, 30, 9, t, s_, c)
    ax.annotate("", (x + 15, 9.4), (58, 12),
                arrowprops=dict(arrowstyle="-|>", color=c, lw=1.6))
ax.text(96, 21, "3-way diverter —\nFAILS TO THE JUG,\nnever to the drain", fontsize=8.4,
        family=MONO, color=DIMC, ha="left", va="center", fontweight="bold")

checkv(ax, 5, 40)
ax.text(9, 40, "check valve or air gap on", fontsize=8.2, family=MONO,
        color=INK, va="center")
ax.text(9, 36.5, "every source — stops back-", fontsize=8.2, family=MONO,
        color=GREY, va="center")
ax.text(9, 33.0, "siphonage into a stock bottle", fontsize=8.2, family=MONO,
        color=GREY, va="center")
valve(ax, 5, 27)
ax.text(9, 27, "pinch valve — the tubing is", fontsize=8.2, family=MONO,
        color=INK, va="center")
ax.text(9, 23.5, "the only wetted part", fontsize=8.2, family=MONO,
        color=GREY, va="center")
ax.set_xlim(-2, 124); ax.set_ylim(-4, 88)

head(fig, 0.045, 0.405, "THE TWO RULES THAT DO MOST OF THE WORK")
body(fig, 0.045, 0.372,
     "1  EVERYTHING BELOW THE TANK SLOPES DOWN to its\n"
     "   destination. No horizontal runs, no U-traps, no\n"
     "   loops. Then every path empties itself after every\n"
     "   step and carry-over is a wall film, not a slug.\n"
     "   Worth about 40×; sheet 14 does the arithmetic.\n\n"
     "2  ROUTE THE WASH THROUGH THE SHARED PATH. By the end of\n"
     "   a wash the trunk has had 3–5 L of water through it.\n"
     "   The process you already run IS the flush.", fs=9.2)

head(fig, 0.375, 0.405, "WHY FILL AND DRAIN ARE SEPARATE PATHS")
body(fig, 0.375, 0.372,
     "Fill enters over the top, down the printed column, out\n"
     "at the floor. Drain leaves through a bulkhead in the\n"
     "floor, straight down. They share nothing but the tank.\n\n"
     "CORRECTION TO SHEET 8: a standpipe used for BOTH fill\n"
     "and drain has to siphon up over the column head at\n"
     "190 mm — above the 141 mm liquid surface. It will not\n"
     "self-prime. It works only if you drain immediately after\n"
     "filling, while the line is still full. For unattended use,\n"
     "drill the floor for the drain or pump the drain leg.", fs=9.2)

callout(fig, 0.695, 0.045, 0.26, 0.33, accent=C4, fs=9.0,
        title="IF YOU WILL NOT DRILL",
        text="Run everything through the column and\n"
             "accept one high point at the column\n"
             "head. Then you need:\n\n"
             "  • an air-admittance valve at the\n"
             "    apex. It breaks the siphon and\n"
             "    lets both legs drain, and it\n"
             "    doubles as the back-siphonage\n"
             "    guard;\n"
             "  • the drain sequenced straight\n"
             "    after the fill so the line stays\n"
             "    primed, or a pump on the drain\n"
             "    leg.\n\n"
             "Costs one component and some\n"
             "sequencing discipline, and keeps the\n"
             "tank unmarked.")

callout(fig, 0.045, 0.045, 0.63, 0.16, accent=C1, fs=9.2,
        title="WHY THIS SHAPE AND NOT A VALVE MATRIX",
        text="A full N×M matrix lets any source reach any destination. That sounds flexible and is\n"
             "actually a liability: one stuck valve can put fixer into the developer bottle.\n\n"
             "This layout is deliberately poorer. Sources only ever go one way — into the tank.\n"
             "Destinations are only reachable from the tank. Nothing routes bottle-to-bottle, so no\n"
             "single failure can cross-contaminate a stock solution. The worst case is a ruined run,\n"
             "not a ruined litre.")
pdf.savefig(fig); plt.close(fig)

# ===========================================================================
# 14  CARRY-OVER BUDGET
# ===========================================================================
BORE_TRUNK = 15.8
FILM = 0.1
A_TRUNK = math.pi * BORE_TRUNK ** 2 / 4.0
P_TRUNK = math.pi * BORE_TRUNK


def bulk_ml(L):
    return A_TRUNK * L / 1000.0


def film_ml(L):
    return P_TRUNK * L * FILM / 1000.0


def purge_ml(v_res, target_ml=1.0):
    return v_res * math.log(v_res / target_ml) if v_res > target_ml else 0.0


fig = new_sheet(14, "Carry-over budget",
                "the one number that decides whether any of this works")
ax = fig.add_axes([0.055, 0.45, 0.52, 0.37], facecolor=SURF)
Ls = list(range(10, 1001, 5))
ax.plot(Ls, [bulk_ml(L) for L in Ls], color=C2, lw=2.2, label="trunk left full")
ax.plot(Ls, [film_ml(L) for L in Ls], color=C1, lw=2.2, label="trunk self-drained")
ax.set_yscale("log")
ax.axhspan(0.1, 10, color="#e6f0e9", zorder=0)
ax.axhspan(50, 400, color="#f8ece6", zorder=0)
ax.text(985, 3.0, "under 1 % of a 1 L fill — safe", fontsize=8.4, family=MONO,
        color=C4, ha="right", va="center")
ax.text(985, 180, "over 5 % — ruins film", fontsize=8.4, family=MONO,
        color=C2, ha="right", va="center")
L = 300
for f, col in ((bulk_ml, C2), (film_ml, C1)):
    ax.plot([L], [f(L)], "o", ms=9, color=col, mec="white", mew=1.8, zorder=6)
    ax.annotate(f"{f(L):.1f} mL", (L, f(L)), (L + 30, f(L) * 1.45),
                fontsize=9.2, family=MONO, color=INK, fontweight="bold")
ax.axvline(L, color="#c9d4e0", lw=0.9, ls=":", zorder=1)
ax.text(L, 0.13, "a typical 300 mm trunk", fontsize=8.4, family=MONO, color=GREY,
        ha="center", va="bottom")
ax.set_xlim(0, 1000); ax.set_ylim(0.1, 400)
ax.set_xlabel("shared trunk length   mm", fontsize=10, color=INK)
ax.set_ylabel("carried into the next step   mL   (log)", fontsize=9.6, color=INK)
ax.set_title("½ in bore · 0.1 mm drained film · 40× apart at every length",
             fontsize=9.6, color=GREY, loc="left", pad=8)
ax.grid(True, which="both", color="#dfe6ee", lw=0.6); ax.set_axisbelow(True)
for sp in ("top", "right"):
    ax.spines[sp].set_visible(False)
for sp in ("left", "bottom"):
    ax.spines[sp].set_color("#8fa3b8")
ax.tick_params(colors=GREY, labelsize=9)
lgd = ax.legend(loc="lower right", frameon=True, fontsize=9.2, framealpha=1.0)
lgd.get_frame().set_edgecolor("#8fa3b8")

head(fig, 0.61, 0.845, "THE COMPONENT BUDGET")
axb = fig.add_axes([0.61, 0.590, 0.345, 0.225]); axb.axis("off")
brows = [
    ["Column Ø18 × 190", "48.3", "1.1"],
    ["Trunk ½ in × 300", "58.8", "1.5"],
    ["Valve bodies", "~5", "~0.2"],
    ["TOTAL", "112", "2.8"],
    ["as % of a 1 L fill", "11.2 %", "0.28 %"],
]
table(axb, brows, ["path element", "left full\nmL", "self-drained\nmL"],
      [0, 0.0, 1.0, 1.0], fs=8.8, highlight=4,
      colcolor={1: C2, 2: C1}, colw=[0.44, 0.28, 0.28])

head(fig, 0.61, 0.545, "AND THE PURGE IT IMPLIES")
body(fig, 0.61, 0.512,
     "To flush a residue down to 1 mL of the old liquid, a\n"
     "well-mixed line needs  V = V_res · ln( V_res / 1 mL ):\n\n"
     f"    left full     112 mL  →  purge {purge_ml(112):.0f} mL\n"
     f"    self-drained  2.8 mL  →  purge {purge_ml(2.8):.1f} mL\n\n"
     "Half a litre per step, or three millilitres. That ratio\n"
     "is the whole argument for fixing the geometry first.", fs=9.2)

callout(fig, 0.045, 0.055, 0.53, 0.325, accent=C2, fs=9.0,
        title="THE TWO WAYS CARRY-OVER HURTS — THEY ARE NOT THE SAME",
        text="POISONING   Fixer into developer. A few mL per litre is enough to\n"
             "   depress contrast and cause dichroic fog. Cumulative and\n"
             "   irreversible. This is the one that scraps film.\n\n"
             "DILUTION    Wash water into developer. 112 mL of water in a 1 L\n"
             "   fill is an 11 % dilution — an 11 % change in development\n"
             "   activity, which reads as flat, thin negatives. Predictable,\n"
             "   repeatable, and completely avoidable.\n\n"
             "Self-draining geometry fixes both at once. Where it cannot — the\n"
             "developer always follows the wash — a purge to waste is the\n"
             "answer, and at 3 mL it is not worth automating around.")
callout(fig, 0.61, 0.055, 0.345, 0.325, accent=C4, fs=9.0,
        title="WHERE 0.1 mm COMES FROM",
        text="A low-viscosity aqueous solution draining\n"
             "off a vertical plastic wall leaves a film\n"
             "of roughly 0.05–0.15 mm. 0.1 mm is the\n"
             "middle of that band.\n\n"
             "It scales with the square root of\n"
             "viscosity, so cold, syrupy stock leaves\n"
             "more and warm working-strength solution\n"
             "leaves less.\n\n"
             "Call the self-drained figure 2–5 mL\n"
             "rather than 2.8 mL and nothing changes:\n"
             "still forty times better than leaving the\n"
             "line full, still under half a percent of\n"
             "the tank volume.")
pdf.savefig(fig); plt.close(fig)

# ===========================================================================
# 15  PROCESS SEQUENCES
# ===========================================================================
fig = new_sheet(15, "Process sequences",
                "who follows whom, and the one step that needs a purge")

head(fig, 0.045, 0.845, "BLACK & WHITE — one-shot developer, reusable fixer")
axw = fig.add_axes([0.045, 0.600, 0.91, 0.220]); axw.axis("off")
bw = [
    ["1", "Pre-soak (optional)", "water", "discard", "1 L", "wash line", "drain", "no"],
    ["2", "Developer", "one-shot", "discard", "1 L", "dev reservoir", "drain", "YES  ~150 mL"],
    ["3", "Stop", "water or acid", "either", "1 L", "wash / stop bottle", "drain / stop bottle", "no"],
    ["4", "Fixer", "reusable", "reclaim", "1 L", "fixer bottle", "fixer bottle", "no"],
    ["5", "Wash", "water", "discard", "3–5 L", "wash line", "drain", "no — this IS the flush"],
    ["6", "Wetting agent", "one-shot", "discard", "1 L", "small reservoir", "drain", "no"],
]
table(axw, bw, ["#", "Step", "Liquid", "Class", "Vol", "Source", "Destination", "Purge first?"],
      [0, 0.0, 1.0, 1.0], fs=8.6, highlight=2,
      colcolor={7: DIMC}, colw=[0.04, 0.17, 0.11, 0.09, 0.06, 0.17, 0.18, 0.18])

head(fig, 0.045, 0.560, "C-41 — every bath reusable, 38 °C, and it breaks the easy rule")
axc = fig.add_axes([0.045, 0.290, 0.91, 0.250]); axc.axis("off")
c41 = [
    ["1", "Pre-warm", "water 38 °C", "discard", "1 L", "tempered wash", "drain", "no"],
    ["2", "Colour developer", "replenished", "reclaim", "1 L", "dev bottle", "dev bottle", "YES → replenisher"],
    ["3", "Bleach", "reusable", "reclaim", "1 L", "bleach bottle", "bleach bottle", "no"],
    ["4", "Wash", "water", "discard", "2 L", "wash line", "drain", "no"],
    ["5", "Fixer", "reusable", "reclaim", "1 L", "fixer bottle", "fixer bottle", "no"],
    ["6", "Wash", "water", "discard", "3 L", "wash line", "drain", "no"],
    ["7", "Stabiliser", "reusable", "reclaim", "1 L", "stab bottle", "stab bottle", "no"],
]
table(axc, c41, ["#", "Step", "Liquid", "Class", "Vol", "Source", "Destination", "Purge first?"],
      [0, 0.0, 1.0, 1.0], fs=8.6, highlight=2,
      colcolor={7: DIMC}, colw=[0.04, 0.17, 0.11, 0.09, 0.06, 0.17, 0.18, 0.18])

callout(fig, 0.045, 0.042, 0.44, 0.225, accent=C4, fs=9.2,
        title="THE FREE WIN — CONTAMINATION ONLY MATTERS ONE WAY",
        text="In both sequences each bath is preceded by something\n"
             "harmless to it:\n\n"
             "    stop ← developer    neutralised anyway\n"
             "    fixer ← stop        acid into acid fixer\n"
             "    wash ← fixer        irrelevant\n"
             "    developer ← wash    DILUTION — the only harmful one\n\n"
             "So exactly one step needs a purge, and in B&W it is the\n"
             "one-shot, where 150 mL to waste costs pennies.")
callout(fig, 0.515, 0.042, 0.44, 0.225, accent=C2, fs=9.2,
        title="WHERE C-41 IS HARDER",
        text="The colour developer is reusable AND follows a wash, so\n"
             "its purge cannot go to waste without losing stock. Send\n"
             "it to the replenisher jug and replenish on volume.\n\n"
             "Bleach carried back into the developer is the serious\n"
             "one — it oxidises the developing agent. Never sequence\n"
             "bleach before developer, and if a blix replaces steps 3\n"
             "and 5, put a wash either side of it.\n\n"
             "All lines and bottles must hold 38 °C ± 0.3.")
pdf.savefig(fig); plt.close(fig)

pdf.close()
print(out)
